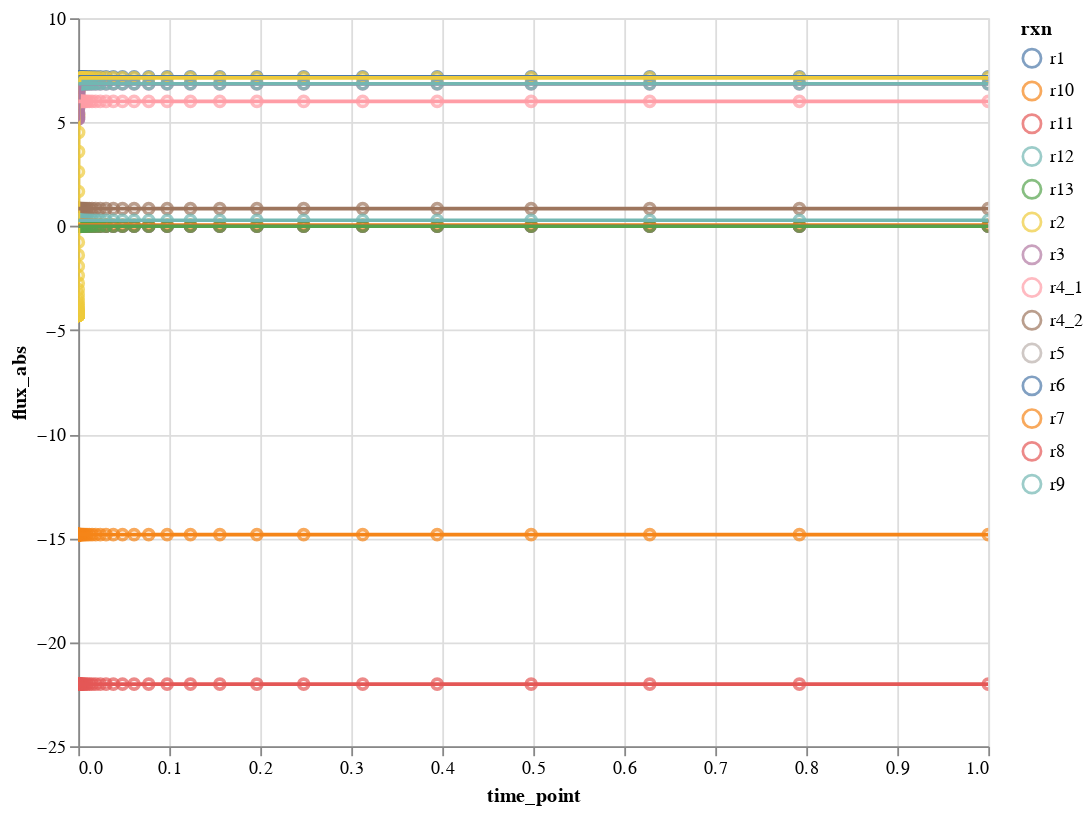

Notebook code for this chart:
### Code cell
plot_model_interactive(flux, model_i=2, quant_type=flux_type,
                       selected_data=rxn_names, x_scale='linear',
                       y_scale='linear', x_lim=[0,1], y_lim=None)

### Figure 1 — Vega-Lite specification as saved in the notebook (floating-point values rounded to 4 significant figures; data arrays with more than 128 entries replaced by an {"elided": "..."} marker saying what was removed)
{"config": {"view": {"continuousWidth": 400, "continuousHeight": 300}}, "layer": [{"data": {"name": "data-0e11fcdd3c0653df1879c953ae5dc136"}, "mark": "point", "encoding": {"color": {"type": "nominal", "field": "rxn"}, "tooltip": [{"type": "nominal", "field": "rxn"}, {"type": "quantitative", "field": "flux_abs"}], "x": {"type": "quantitative", "field": "time_point", "scale": {"domain": [0, 1], "type": "linear"}}, "y": {"type": "quantitative", "field": "flux_abs", "scale": {"type": "linear"}}}, "height": 400, "selection": {"selector002": {"type": "interval", "bind": "scales", "encodings": ["x", "y"]}}, "width": 500}, {"data": {"name": "data-0e11fcdd3c0653df1879c953ae5dc136"}, "mark": "line", "encoding": {"color": {"type": "nominal", "field": "rxn"}, "tooltip": [{"type": "nominal", "field": "rxn"}, {"type": "quantitative", "field": "flux_abs"}], "x": {"type": "quantitative", "field": "time_point", "scale": {"domain": [0, 1], "type": "linear"}}, "y": {"type": "quantitative", "field": "flux_abs", "scale": {"type": "linear"}}}, "height": 400, "width": 500}], "$schema": "https://vega.github.io/schema/vega-lite/v4.8.1.json", "datasets": {"data-0e11fcdd3c0653df1879c953ae5dc136": {"elided": "1400 records"}}}
